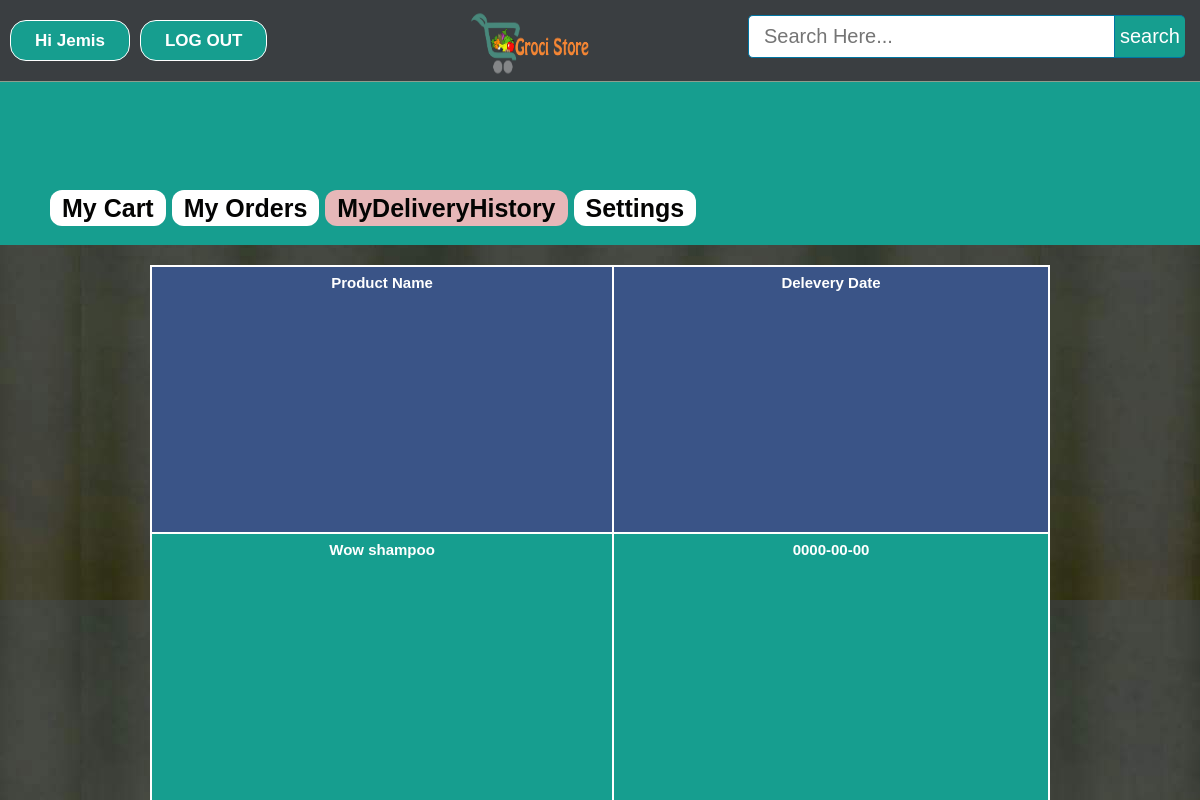
Screenshot of /my_delivery.php?uid=51 (signed in) with the database file from the repository.
### tables this page shows
CREATE TABLE `user` (
  `id` int(11) NOT NULL,
  `firstName` varchar(25) NOT NULL,
  `lastName` varchar(25) NOT NULL,
  `email` varchar(100) NOT NULL,
  `mobile` varchar(20) NOT NULL,
  `address` varchar(120) NOT NULL,
  `password` varchar(100) NOT NULL,
  `confirmCode` varchar(10) NOT NULL,
  `activation` varchar(10) NOT NULL DEFAULT 'no'
);

CREATE TABLE `orders` (
  `id` int(11) NOT NULL,
  `uid` int(11) NOT NULL,
  `pid` int(11) NOT NULL,
  `quantity` int(11) NOT NULL,
  `oplace` text NOT NULL,
  `mobile` varchar(15) NOT NULL,
  `dstatus` varchar(10) NOT NULL DEFAULT 'no',
  `odate` date NOT NULL,
  `ddate` date NOT NULL,
  `delivery` varchar(30) NOT NULL
);

CREATE TABLE `products` (
  `id` int(11) NOT NULL,
  `pName` varchar(100) NOT NULL,
  `price` int(11) NOT NULL,
  `piece` int(11) NOT NULL,
  `description` text NOT NULL,
  `available` int(11) NOT NULL,
  `category` varchar(100) NOT NULL,
  `type` varchar(100) NOT NULL,
  `item` varchar(100) NOT NULL,
  `pCode` varchar(20) NOT NULL,
  `picture` text NOT NULL
);

### my_delivery.php (the view, shortened to what this page needs)
<?php include ( "inc/connect.inc.php" ); ?>
<?php
if (!isset($_SESSION['user_login'])) {
	header("location: login.php");
}
else {
	$user = $_SESSION['user_login'];
	$result = mysqli_query($con, "SELECT * FROM user WHERE id='$user'");
		$get_user_email = mysqli_fetch_assoc($result);
			$uname_db = $get_user_email['firstName'];
}
$search_value = "";
?>
<!DOCTYPE html>
<html>
<head>
	<link rel="stylesheet" type="text/css" href="css/style.css">
</head>
<body style="background-image: url(image/homebackgrndimg1.jpg);">
	<div class="homepageheader">
			<div class="signinButton loginButton">
				<div class="uiloginbutton signinButton loginButton" style="margin-right: 40px;">
					<?php
						if ($user!="") {
							echo '<a style="text-decoration: none; color: #fff;" href="logout.php">LOG OUT</a>';
						}
						else {
							echo '<a style="text-decoration: none; color: #fff;" href="signin.php">SIGN IN</a>';
						}
					 ?>
				</div>
				<div class="uiloginbutton signinButton loginButton" style="">
					<?php
						if ($user!="") {
							echo '<a style="text-decoration: none; color: #fff;" href="profile.php?uid='.$user.'">Hi '.$uname_db.'</a>';
						}
						else {
							echo '<a style="text-decoration: none; color: #fff;" href="login.php">LOG IN</a>';
						}
					 ?>
				</div>
			</div>
			<div style="float: left; margin: 5px 0px 0px 23px;">
				<a href="index.php">
					<img style=" height: 75px; width: 130px;" src="image/logo.png">
				</a>
			</div>
			<div id="srcheader">
				<form id="newsearch" method="get" action="search.php">
				        <?php
				        	echo '<input type="text" class="srctextinput" name="keywords" size="21" maxlength="120"  placeholder="Search Here..." value="'.$search_value.'"><input type="submit" value="search" class="srcbutton" >';
				         ?>
				</form>
			</div>
		</div>
		<div class="categolis">
			<table>
				<tr>
					<th><?php echo '<a href="mycart.php?uid='.$user.'" style="text-decoration: none;color: #040403;padding: 4px 12px;background-color: #fff;border-radius: 12px;">My Cart</a>'; ?></th>
					<th>
						<?php echo '<a href="profile.php?uid='.$user.'" style="text-decoration: none;color: #040403;padding: 4px 12px;background-color: #fff;border-radius: 12px;">My Orders</a>'; ?>
					</th>
					<th>
						<?php echo '<a href="my_delivery.php?uid='.$user.'" style="text-decoration: none;color: #040403;padding: 4px 12px;background-color: #e6b7b8;border-radius: 12px;">MyDeliveryHistory</a>'; ?>
					</th>
					<th><?php echo '<a href="settings.php?uid='.$user.'" style="text-decoration: none;color: #040403;padding: 4px 12px;background-color: #fff;border-radius: 12px;">Settings</a>'; ?></th>
				</tr>
			</table>
		</div>
	<div style="margin-top: 20px;">
		<div style="width: 900px; margin: 0 auto;">
			<ul>
				<li style=" background-color: #fff;">
					<div>
						<div>
							<table class="rightsidemenu">
								<tr style="font-weight: bold;" colspan="10" bgcolor="#3A5487">
									<th>Product Name</th>
									<th>Delevery Date</th>
								</tr>
								<tr>
									<?php include ( "inc/connect.inc.php");
									$query = "SELECT * FROM orders WHERE uid='$user' ORDER BY id DESC";
									$run = mysqli_query($con, $query);
									while ($row=mysqli_fetch_assoc($run)) {
										$pid = $row['pid'];
										$ddate = $row['ddate'];
										$query1 = "SELECT * FROM products WHERE id='$pid'";
										$run1 = mysqli_query($con, $query1);
										$row1=mysqli_fetch_assoc($run1);
										$pName = substr($row1['pName'], 0,50);
									 ?>
									<th><?php echo $pName; ?></th>
									<th><?php echo $ddate; ?></th>
								</tr>
								<?php } ?>
							</table>
						</div>
					</div>
				</li>
			</ul>
		</div>
	</div>
</body>
</html>

### css/style.css (style rules this page uses)
html, body, div, span, applet, object, iframe, h1, h2, h3, h4, h5, h6, p, blockquote, pre, a, abbr, acronym, address, big, cite, code, del, dfn, em, img, ins, kbd, q, s, samp, small, strike, strong, sub, sup, tt, var, b, u, i, center, dl, dt, dd, ol, ul, li, fieldset, form, label, legend, table, caption, tbody, tfoot, thead, tr, th, td, article, aside, canvas, details, embed, figure, figcaption, footer, header, hgroup, menu, nav, output, ruby, section, summary, time, mark, audio, video { margin: 0; padding: 0; border: 0; font: inherit; vertical-align: baseline; box-sizing: border-box; }
body { line-height: normal; }
ol, ul { list-style: none; }
table { border-collapse: collapse; border-spacing: 0; }
* { margin: 0px; padding: 0px; }
body, button, input, label, select, td, textarea { font-family: Arial, Helvetica, tahoma,verdana,arial,sans-serif; font-size: 12px; }
body { width: 100%; position: relative; background-color: #ffffff; min-width: 1080px; }
.homepageheader { display: flex; justify-content: space-between; height: 82px; width: 100%; min-width: 980px; border-bottom: 1px solid #8E9D8E; margin: 0px; background-image: initial; background-position-x: initial; background-position-y: initial; background-size: initial; background-repeat-x: initial; background-repeat-y: initial; background-attachment: initial; background-origin: initial; background-clip: initial; background-color: #3a3e41; }
.loginButton .signinButton { color: #FFFFFF; background: #169E8F; border: 1px solid #FFFFFF; cursor: pointer; display: inline-block; font-weight: bold; line-height: 15px; padding: 12px 24px; border-radius: 16px; text-align: center; text-decoration: none; float: right; margin: 20px 0px 0px 10px; font-size: 17px; }
#newsearch { float:left; padding:15px; }
.srctextinput { margin: 0px; padding: 9px 15px; font-family: Arial, Helvetica, sans-serif; font-size:20px; border:1px solid #0076a3; border-right:0px; border-top-left-radius: 5px 5px; border-bottom-left-radius: 5px 5px; width: 335px; }
.srcbutton { margin: 0; padding: 9px 5px; font-family: Arial, Helvetica, sans-serif; font-size:20px; outline: none; cursor: pointer; text-align: center; text-decoration: none; color: #ffffff; border: solid 1px #0076a3; border-right:0px; background: #169E8F; border-top-right-radius: 5px 5px; border-bottom-right-radius: 5px 5px; }
.categolis { line-height: 1.3; font-weight: bold; color: #fff; padding: 110px 0px 20px 50px; background-color: #169e8f; text-align: center; font-size: 25px; }
.categolis table tbody tr th { padding: 0px 6px 0px 0px; }
.rightsidemenu { float: right; text-align: center; width: 100%; margin: 0px; background-color: #169e8f; font-size: 15px; color: #fff; font-weight: bold; height: 537px; overflow: auto; }
.rightsidemenu th { margin-top: 5px; border: 2px solid; padding: 7px 2px; width: 10px; }

### rows the page displays
user: firstName "Jemis"
orders: products.pName "Wow shampoo", ddate "0000-00-00"
